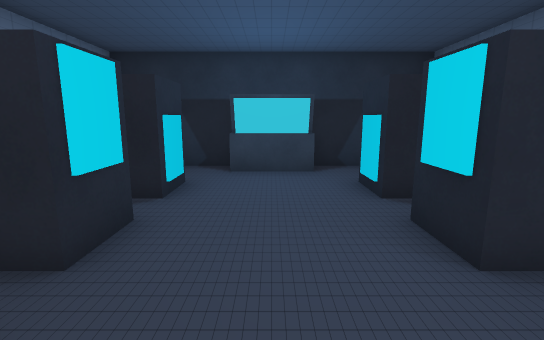
View 1 (above)

17 first-person views from a walk through a scene from a Unity 3-D project. The camera is 1.4 m above the floor, tilts 10° down and sees 85° across. The floor is counted in squares, 1 m on a side. Each view is taken from the middle of a square. On the plan, view 1 faces up. The plan holds only what a view shows up to about 14 squares ahead; the rest is blank.

View 2
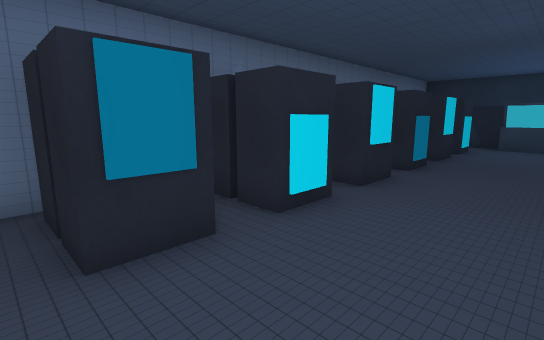

View 3
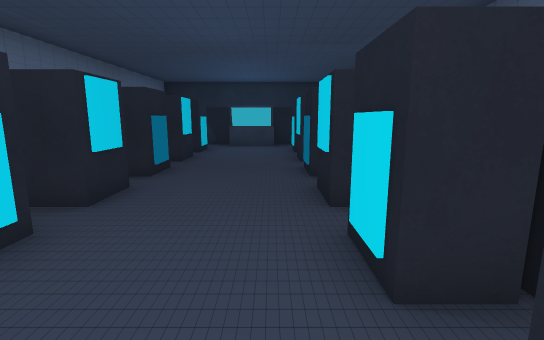

View 4
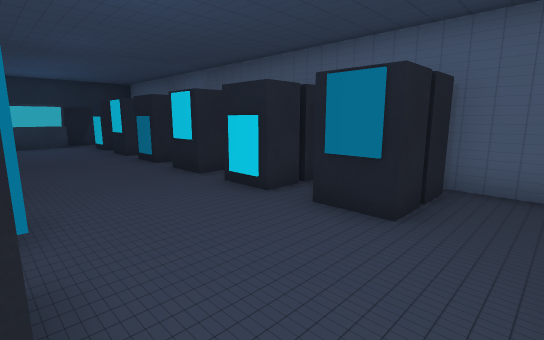

View 5
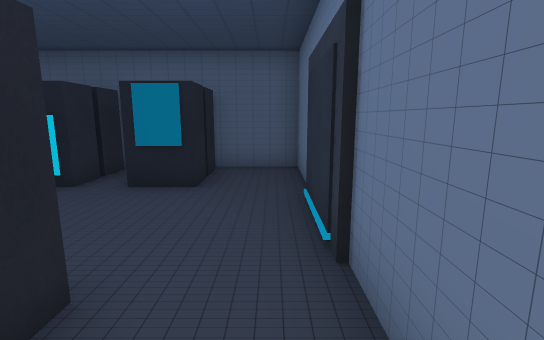

View 6
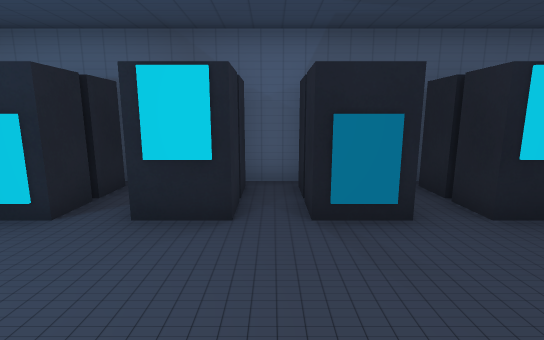

View 7
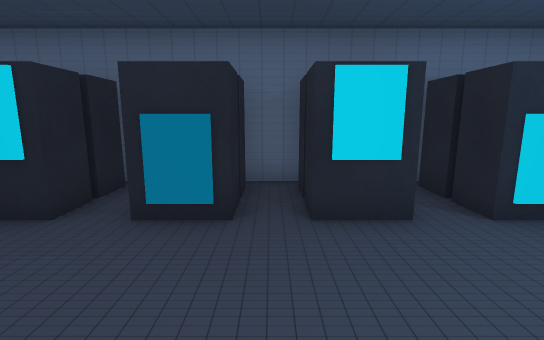

View 8
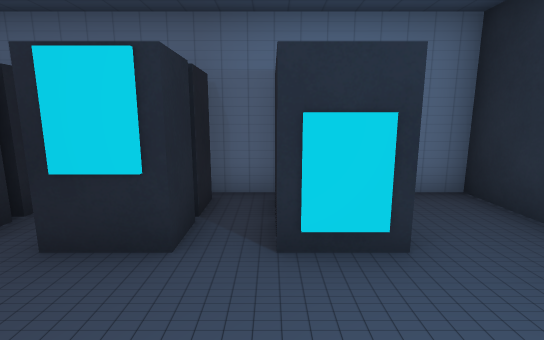

View 9
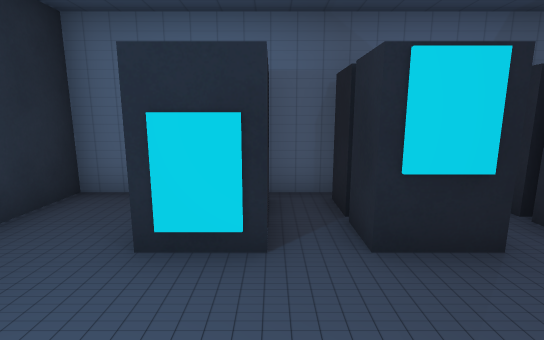

View 10
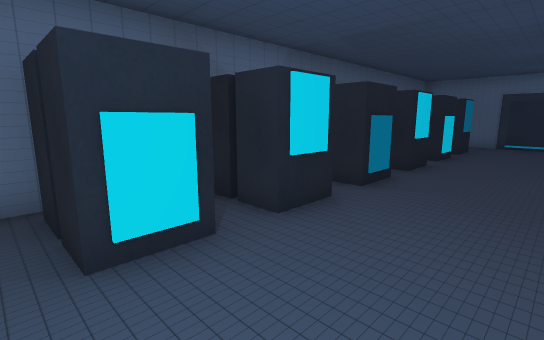

View 11
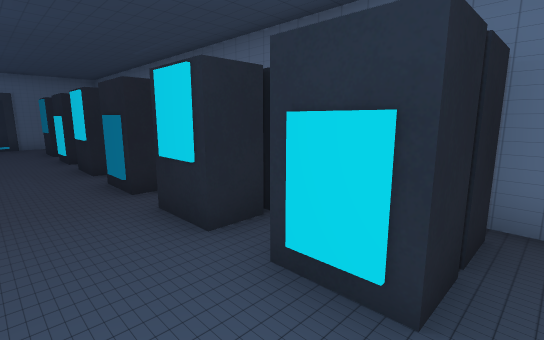

View 12
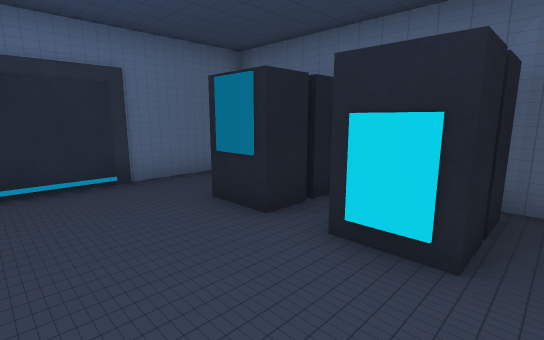

View 13
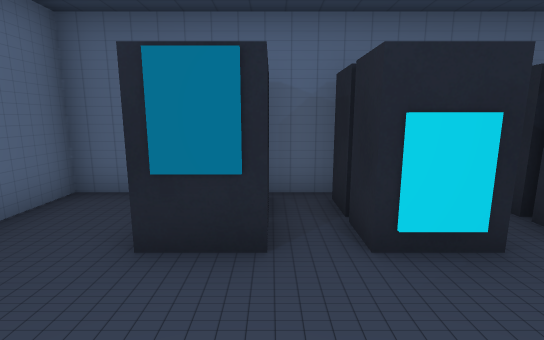

View 14
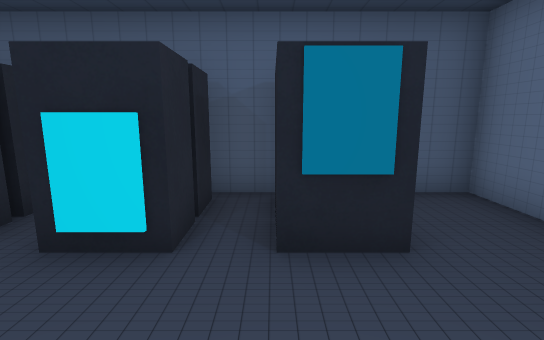

View 15
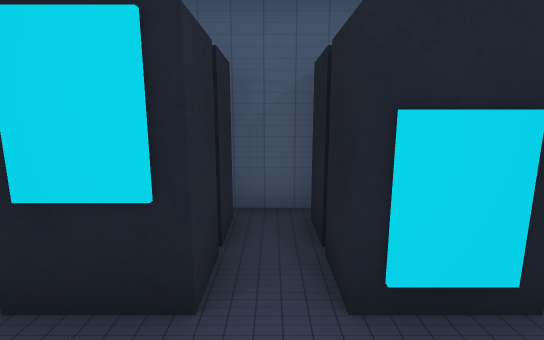

View 16
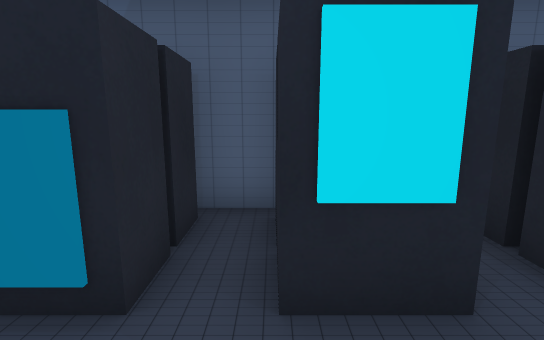

View 17
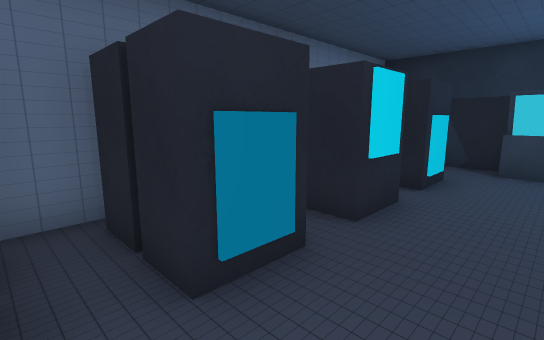

### Floor plan
Key: @ floor where view 1 was taken; # wall or solid block; . floor; O other object.
Columns run from 5 left of view 1 to 5 right of it. Each row starts with its distance up from view 1.
  9 ###########
  8 #...#O#...#
  7 #.........#
  6 #O#O...O#O#
  5 #OOO...OOO#
  4 #OOO...OOO#
  3 #O#O...O#O#
  2 #.........#
  1 #O#O...O#O#
  0 #OOO.@.OOO#
 -1 #OOO...OOO#
 -2 #O#O...O#O#
 -3 #.........#
 -4 #O#O...O#O#
 -5 #OOO...OOO#
 -6 #OOO...OOO#
 -7 #O#O...O#O#
 -8 #.........#
 -9 #.........#
-10 ###########

Positions as (right, up) in squares from view 1, and headings:
1: (0, 0), facing up
2: (1, -8), facing up-left
3: (1, -7), facing up
4: (-2, -9), facing up-right
5: (-4, -9), facing right
6: (-2, 2), facing right
7: (2, 2), facing left
8: (1, 5), facing left
9: (-1, 5), facing right
10: (-1, 7), facing down-right
11: (0, 7), facing down-left
12: (1, -3), facing down-left
13: (1, -6), facing left
14: (-1, -6), facing right
15: (0, -3), facing right
16: (0, -1), facing right
17: (0, -1), facing up-left
